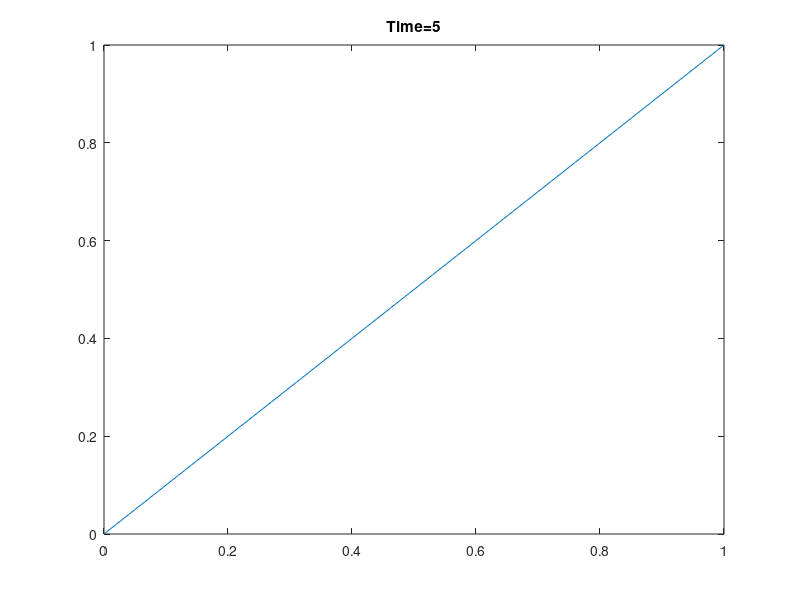

This figure's MATLAB source:
% sample code by Professor Molei Tao

clc;
clear;

k = 0.01;
h = 0.01;
T = 5;

SpaceSpan=transpose([0:k:1]);
TimeSteps=round(T/h);

N = length(SpaceSpan) - 1;
L = (-2*diag(ones(N-1,1)) + diag(ones(N-2,1),-1) + diag(ones(N-2,1),1))/k^2;
b = zeros(N-1,1);
b(end) = 1/k^2;

u0 = sin(2.5*pi*SpaceSpan);
u = u0;
handle = plot(SpaceSpan, u);

for i = 1:TimeSteps
  u(2:end-1)=inv(eye(N-1)/h-L)*(u(2:end-1)/h+b);
  
  set(handle, 'ydata', u);
  title(['Time=',num2str(i*h)]);
  drawnow();
end
  